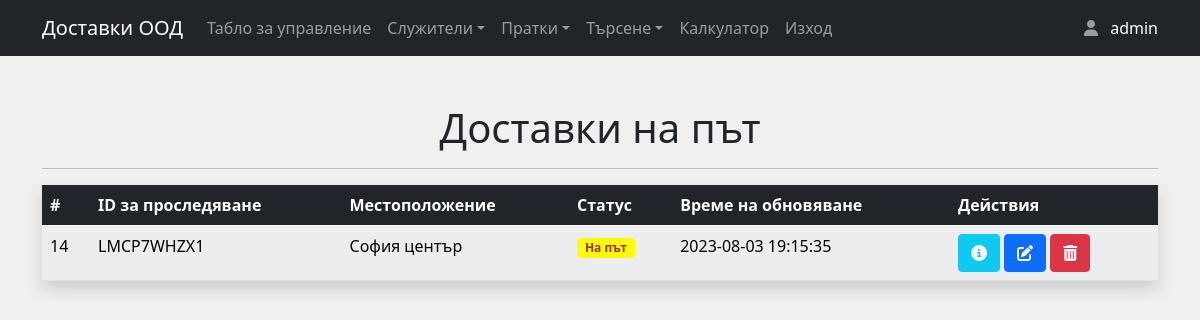
Screenshot of /in_transit.php (signed in) with the database file from the repository.
### tables this page shows
CREATE TABLE `shipment_history` (
  `shipment_id` int(11) NOT NULL,
  `tracking_id` varchar(255) NOT NULL,
  `location` varchar(255) NOT NULL,
  `status` varchar(100) NOT NULL,
  `update_time` datetime NOT NULL DEFAULT current_timestamp(),
  `history_table_id` int(11) NOT NULL
);

### in_transit.php (the view, shortened to what this page needs)
<?php
include_once 'header.php';
include_once 'includes/dbh.inc.php';
?>
<div class="container my-5">
  <h1 class="text-center my-3">Доставки на път</h1>
  <hr>
  <table id="example" class="table shadow table-striped">
    <thead class="table-dark">
      <tr>
        <th scope="col">#</th>
        <th scope="col">ID за проследяване</th>
        <th scope="col">Местоположение</th>
        <th scope="col">Статус</th>
        <th scope="col">Време на обновяване</th>
        <th scope="col">Действия</th>
      </tr>
    </thead>
    <tbody class="table-light">
      <?php
      $sql = "SELECT sh.*
      FROM shipment_history sh
      JOIN (
          SELECT shipment_id, MAX(update_time) AS max_update_time
          FROM shipment_history
          GROUP BY shipment_id
      ) sh_max ON sh.shipment_id = sh_max.shipment_id AND sh.update_time = sh_max.max_update_time
      WHERE sh.status = 'На път';";
      $result = mysqli_query($conn, $sql);
      if ($result) {
        while ($row = mysqli_fetch_assoc($result)) {
          $shipment_id = $row['shipment_id'];
          $tracking_id = $row['tracking_id'];
          $location = $row['location'];
          $status = $row['status'];
          $update_time = $row['update_time'];
 list($badgeColor, $textColor) = getStatusBadgeColor($status);
          echo '<tr>
                  <td>' . $shipment_id . '</td>
                  <td>' . $tracking_id . '</td>
                  <td>' . $location . '</td>
<td><h5 class="badge" style="background-color:' . $badgeColor . '; color:' . $textColor . ';">' . $status . '</h5>
                  </td>                  <td>' . $update_time . '</td>
                  <td>
                  <a href="info_shipment.php?infoid=' . $shipment_id . '" class="btn btn-info text-light" style="text-decoration: none"><i class="fa fa-info-circle"></i></a>
                  <a href="update_shipment.php?updateid=' . $shipment_id . '" class="btn btn-primary text-light" style="text-decoration: none"><i class="fas fa-edit"></i></a>
                  <button type="button" class="btn btn-danger delete-button" data-id="' . $shipment_id . '"><i class="fas fa-trash-alt"></i></button>
                </td>
                </tr>';
        }
      }
      ?>
    </tbody>
  </table>
</div>

### rows the page displays
shipment_history: shipment "14", tracking "LMCP7WHZX1", location "София център", status "На път", update_time "2023-08-03 19:15:35"

### other values shown
$_SESSION["useruid"] "admin"
